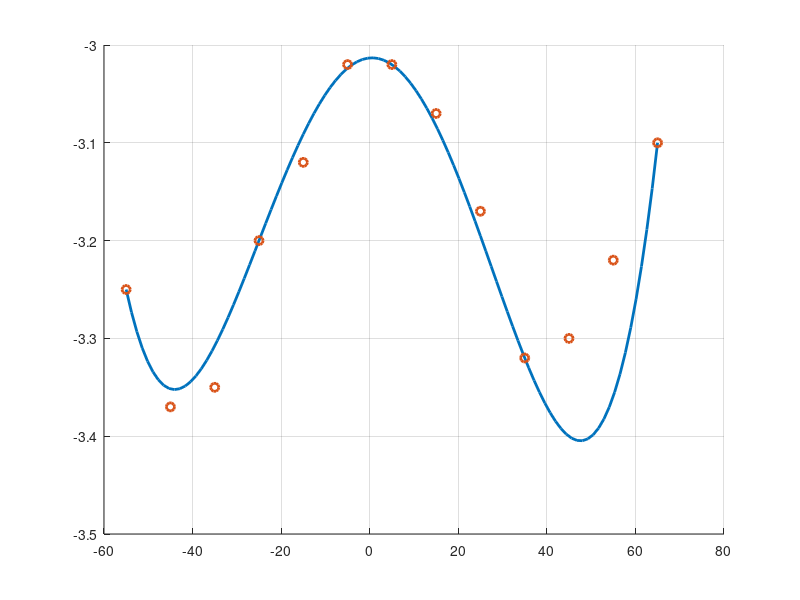

This chart was generated by the following MATLAB code:
function ex3_1()
	%{ 

		Implements example 3.1 on page 83 of our book. We interpolate 
		data from climatology. 

		We'll work with the following data which records 
		the variation in the average yearly temperature at different 
		latitudes for concentration K = 0.67 of carbonic acid.

		Latitude	Temp variation	
		--------------------------
		65			-3.1
		55			-3.22
		45			-3.3
		35			-3.32
		25			-3.17
		15			-3.07	
		 5			-3.02
		-5			-3.02
	   -15			-3.12
	   -25			-3.2
	   -35			-3.35
	   -45			-3.37
	   -55			-3.25

	%}

	close all;

	% use only the following subset of the data
	x_full = [-55:10:65];
	y_full = [-3.25 -3.37 -3.35 -3.2 -3.12 -3.02 -3.02 -3.07 -3.17 -3.32 -3.3 -3.22 -3.1];
	x = [-55 -25 5 35 65]; 
	y = [-3.25 -3.2 -3.02 -3.32 -3.1];
	
	% get the coefficients for the deg 4 interpolating polynomial
	c = polyfit(x,y,4);
	
	% plot nodes and interpolant 
	t = linspace(x(1),x(end));
	figure(1) 
	hold on; grid on; 
	plot(t,polyval(c,t),'linewidth',2.0);
	plot(x_full,y_full,'o','linewidth',2.0);
		
	
		

	
